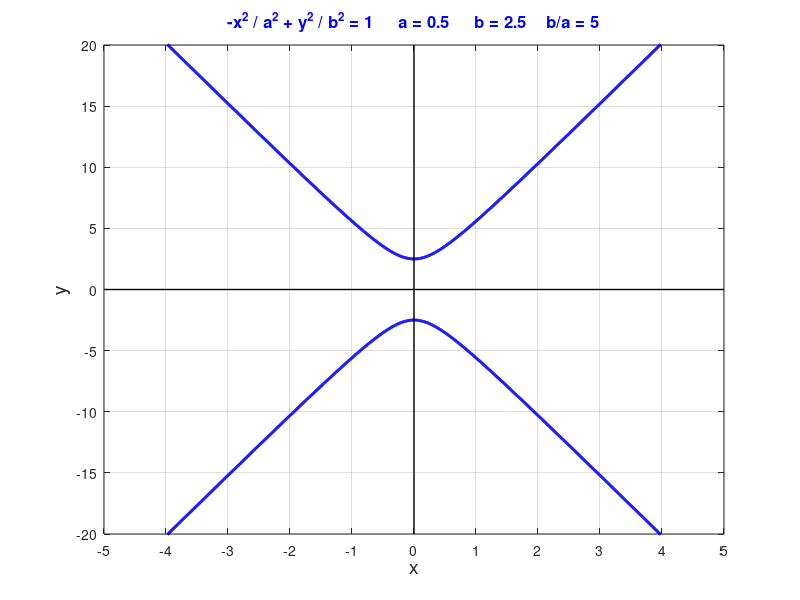

Source code (MATLAB):
%%   ellipse ===============================================================================================================
clear all
close all
clc

a = 0.5;
b = 2.5;
tMin = pi;
tMax= 2*pi;

xMax = 5; xMin = -xMax;
yMax = 20; yMin = -yMax;

N = 5597;

t = linspace(tMin,tMax,N);
x = linspace(xMin,xMax,N);
%x = a .* cos(t);
%y = b.* sin(t);
%x = a .* sec(t);
%y = b .* tan(t); 
y = b .* sqrt(x.^2 ./ a^2 + 1);


% xP = -3.8;
% yP = sqrt(b^2 - (b/a)^2 .* xP^2);
% 
% x1 = linspace(xMin,xMax,N);
% M1 = -(b/a)^2 * (xP/yP);
% B1 = yP + (b/a)^2 * (xP^2/yP);
% 
% y1 = M1 .* x1 + B1;
% 
% M2 = -1/M1;
% B2 = yP - M2 * xP;
% 
% y2 = M2.* x1 + B2;
% 
% % focal length c
%    c = sqrt(a^2-b^2);
% % eccentricity e 
%    e = c/a;
% % directrix   D
%    D = a/e; 
% % y = 0 tangent crosses X-axis
%     xtc = -B1/M1;
% % y = 0 normal crosses X-axis
%     xnc = -B2/M2;
% % angle of tangent
%     theta1 = atand(M1);
% % angle of normal
%     theta2 = atand(M2);  
% 
%     
% % distances
%    X1 = -c; Y1 = 0; X2 = xP; Y2 = yP;
%    PF1 = sqrt((X1-X2)^2 + (Y1-Y2)^2);
%    
%    X1 = c; Y1 = 0; X2 = xP; Y2 = yP;
%    PF2 = sqrt((X1-X2)^2 + (Y1-Y2)^2);
%    
%    X1 = -D; Y1 = yP; X2 = xP; Y2 = yP;   PD1 = sqrt((X1-X2)^2 + (Y1-Y2)^2);
%      
%    X1 = D; Y1 = yP; X2 = xP; Y2 = yP;
%    PD2 = sqrt((X1-X2)^2 + (Y1-Y2)^2);
%    
%  % angles
%  theta(4) = atand(M2); if theta(4) < 0, theta(4) = 180+theta(4);end;
%  theta(3) = atand((yP-0)/(xP+c));  
%  theta(1) = theta(4)-theta(3); if theta(3) < 0, theta(3) = 180+theta(3);end;
%  
%  theta(5) = atand((yP-0)/(xP-c)); if theta(5) < 0, theta(5) = 180+theta(5);end;
%  theta(2) = theta(5)-theta(4);
 
figure(1)   % ===========================================================
   fs = 14; 
   set(gcf,'units','normalized','position',[0.1 0.1 0.30 0.30]);
   set(gca,'fontsize',fs);
   
   % plot hyperbola
      X = x;   Y = y; col = 'b'; LW = 2;
      plot(X,Y,col,'lineWidth',LW);
      hold on
      X = x;   Y = -y; col = 'b'; LW = 2;
      plot(X,Y,col,'lineWidth',LW);
      X = -x;   Y = -y; col = 'b'; LW = 2;
      plot(X,Y,col,'lineWidth',LW);
      X = -x;   Y = y; col = 'b'; LW = 2;
      plot(X,Y,col,'lineWidth',LW);
   
  % plot X and Y axes
      X = [-xMax xMax];   Y = [0 0]; col = 'k'; LW = 1;
      plot(X,Y,col,'lineWidth',LW);
      X = [0 0];   Y = [-yMax yMax]; col = 'k'; LW = 1;
      plot(X,Y,col,'lineWidth',LW);
      
   grid on; box on;
   
   % LABELS
     xlabel('x','fontsize',fs); ylabel('y','fontsize',fs);
     t1 = '-x^2 / a^2 + y^2 / b^2 = 1     a = ';
     t2 = num2str(a,2);
     t3 = '     b = ';
     t4 = num2str(b,2);
     t5 = '    b/a = ';
     t6 = num2str(b/a,2);
     tm = [t1 t2 t3 t4 t5 t6]; fs = 12;
     title(tm,'color','b','fontSize',fs);
     
     
  % axis equal
    set(gca,'xLim',[xMin xMax]);
    set(gca,'yLim',[yMin yMax]);
    set(gca,'xTick',xMin:1:xMax);
    set(gca,'yTick',yMin:5:yMax);
%  
% figure(1)   % ===========================================================
%    fs = 12; LW = 1;
%    set(gcf,'units','normalized','position',[0.1 0.1 0.70 0.60]);
%    set(gca,'fontsize',fs);
%    
%    handle = subplot(1,2,1);
%    set(handle, 'OuterPosition', [0.01 0 0.5 1]) ;  
%    X = [0 100];   Y = [0 0]; col = 'k'; LW = 1;
%    plot(X,Y,col,'lineWidth',LW);
%    hold on
%    
%    
%    nD = 3;
%    
%    X = [0 100];   Y = [100 100];
%    plot(X,Y,col,'lineWidth',LW);
%    
%    X = [100 100];   Y = [100 100];
%    plot(X,Y,col,'lineWidth',LW);
%    
%    X = [100 100];   Y = [0 0];
%    plot(X,Y,col,'lineWidth',LW);
%    
%   
%   
%    X = 5; Y = 95;  tt1 = 'P(x, y) = (';  tt2 = num2str(xP,nD);
%        tt3 = ', ';  tt4 = num2str(yP,nD+2); tt5 = ')'; tt= [tt1 tt2 tt3 tt4 tt5];  text(X,Y,tt);
%   
%    
%    X =  5; Y = 90;  tt1 = 'semi-major axis   a  =  ';  tt2 = num2str(a,nD);  tt= [tt1 tt2];  text(X,Y,tt);
%    X = 55; Y = 90;  tt1 = 'major axis   2a  =  '; tt2 = num2str(2*a,nD);  tt= [tt1 tt2];  text(X,Y,tt);
%    
%    
%    X =  5; Y = 85;  tt1 = 'semi-minor axis   b  =  ';  tt2 = num2str(b,nD);  tt= [tt1 tt2];  text(X,Y,tt);
%    X = 55; Y = 85;  tt1 = 'minor axis   2b  =  ';  tt2 = num2str(2*b,nD);    tt= [tt1 tt2];  text(X,Y,tt);
%    
%    X =  5; Y = 80;  tt1 = 'focal length [OF_1  OF_2]  c  =  ';  tt2 = num2str(c,nD);  tt= [tt1 tt2];  text(X,Y,tt);
%    X = 55; Y = 80;  tt1 = 'eccentricity   e  =  ';  tt2 = num2str(e,nD);  tt= [tt1 tt2];  text(X,Y,tt);
%    
%    X =  5; Y = 75;  tt1 = 'directrices 1: x =   ';  tt2 = num2str(-D,nD);  tt= [tt1 tt2];  text(X,Y,tt);
%    X = 55; Y = 75;  tt1 = 'directrices 2: x =   ';  tt2 = num2str(D,nD);  tt= [tt1 tt2];  text(X,Y,tt);
%    
%    X =  5; Y = 70;  tt1 = 'slope tangent M_1 =   ';  tt2 = num2str(M1,nD);  tt= [tt1 tt2]; text(X,Y,tt);
%    X = 55; Y = 70;  tt1 = 'slope normal M_2 =   ';  tt2 = num2str(M2,nD); tt= [tt1 tt2]; text(X,Y,tt);
%    
%    X =  5; Y = 65;  tt1 = 'intercept tangent B_1 =   ';  tt2 = num2str(B1,nD);  tt= [tt1 tt2];  text(X,Y,tt);
%    X = 55; Y = 65;  tt1 = 'intercept normal B_2 =   ';  tt2 = num2str(B2,nD);  tt= [tt1 tt2]; text(X,Y,tt);
%    
%    X =  5; Y = 60;  tt1 = 'T  tangent cross X-axis: x = ';  tt2 = num2str(xtc,nD);  tt= [tt1 tt2];  text(X,Y,tt);
%    X = 55; Y = 60;  tt1 = 'N normal cross X-axis: x = ';  tt2 = num2str(xnc,nD);  tt= [tt1 tt2];  text(X,Y,tt);
%        
%    X =  5;  Y = 55;  tt1 = 'distances:   PF_1 = ';   tt2 = num2str(PF1,nD);   tt= [tt1 tt2];   text(X,Y,tt);
%    X = 45; Y = 55;   tt1 = 'PF_2 = ';   tt2 = num2str(PF2,nD);   tt= [tt1 tt2];   text(X,Y,tt); 
%    X = 65; Y = 55;   tt1 = 'PF_1 + PF_2 = ';   tt2 = num2str(PF1+PF2,nD);   tt= [tt1 tt2];   text(X,Y,tt); 
%   
%    X =  5; Y = 50;  tt1 = 'distances:   PF_1 = ';   tt2 = num2str(PF1,nD);   tt= [tt1 tt2];   text(X,Y,tt);
%    X = 45; Y = 50;  tt1 = 'PD_1 = ';   tt2 = num2str(PD1,nD);   tt= [tt1 tt2];   text(X,Y,tt); 
%    X = 65; Y = 50;  tt1 = 'PF_1 / PD_1 = ';   tt2 = num2str(PF1/PD1,nD);   tt= [tt1 tt2];   text(X,Y,tt); 
%    
%    X =  5; Y = 45;  tt1 = 'distances:   PF_2 = ';   tt2 = num2str(PF2,nD);   tt= [tt1 tt2];   text(X,Y,tt);
%    X = 45; Y = 45;  tt1 = 'PD_2 = ';   tt2 = num2str(PD2,nD);   tt= [tt1 tt2];   text(X,Y,tt); 
%    X = 65; Y = 45;  tt1 = 'PF_2 / PD_2 = ';   tt2 = num2str(PF2/PD2,nD);   tt= [tt1 tt2];   text(X,Y,tt); 
%    
%    X =  5; Y = 40;  tt1 = 'angles:';   tt2 = '   \theta_1 = NPF_1   \theta_2 = NPF_2   ';   tt= [tt1 tt2];   text(X,Y,tt); 
%    X =  5; Y = 35;  tt1 = 'angles:';   tt2 = '   \theta_3 = NF_1P   \theta_4 = PNF_2   \theta_5 = PF_2T   ';   tt= [tt1 tt2];   text(X,Y,tt); 
%    X =  5; Y = 30;  tt1 = 'angles:';   tt2 = '   \theta_1 = \theta_4 - \theta_3       \theta_2 = \theta_5 - \theta_4     ';   tt= [tt1 tt2];   text(X,Y,tt); 
%    
%   X = 5; Y = 25;  tt1 = 'angle [degrees]   \theta_4 = ';   tt2 = num2str(theta(4),nD);   tt= [tt1 tt2];   text(X,Y,tt);
%   X =  45; Y = 25;  tt1 = '     \theta_3 = ';   tt2 = num2str(theta(3),nD);   tt= [tt1 tt2];   text(X,Y,tt);
%   X =  65; Y = 25;  tt1 = '     \theta_1 = ';   tt2 = num2str(theta(1),nD);   tt= [tt1 tt2];   text(X,Y,tt); 
%   
%    X = 5; Y = 20;  tt1 = 'angle [degrees]   \theta_4 = ';   tt2 = num2str(theta(4),nD);   tt= [tt1 tt2];   text(X,Y,tt);
%   X =  45; Y = 20;  tt1 = '     \theta_5 = ';   tt2 = num2str(theta(5),nD);   tt= [tt1 tt2];   text(X,Y,tt);
%   X =  65; Y = 20;  tt1 = '     \theta_2 = ';   tt2 = num2str(theta(2),nD);   tt= [tt1 tt2];   text(X,Y,tt); 
%   
%   axis off
%    
%    subplot(1,2,2); % ======================================================
%       tx = 'x';  ty = 'y'; 
%    
%   % ellipse
%       X = x;   Y = y; col = 'b'; LW = 2;
%       plot(X,Y,col,'lineWidth',LW);
%       hold on
%   % tangent 
%      X = x1; Y = y1; col = 'r'; LW = 1.5;
%      plot(X,Y,col,'lineWidth',LW);
%   
%   % normal
%       X = x1; Y = y2; col = 'm'; LW = 1.5;
%       plot(X,Y,col,'lineWidth',LW);
%   
%   % focal points 
%       X = [-c c]; Y = [0 0]; col = 'r';
%       h_plot = plot(X,Y,'o');
%       set(h_plot,'MarkerEdgeColor',col,'MarkerFaceColor',col,'MarkerSize',5);
%       
%  % directrix P T N O points     
%       X = [-D D xP xtc xnc 0]; Y = [yP yP yP 0 0 0]; col = 'k';
%       h_plot = plot(X,Y,'o');
%       set(h_plot,'MarkerEdgeColor',col,'MarkerFaceColor',col,'MarkerSize',4); 
%  
%  
%   % Line FP
%    X = [-c xP c]; Y = [0 yP 0]; col = 'k'; LW = 1;
%      plot(X,Y,col,'lineWidth',LW);
%   
%   % Directrix
%     X = [-D -D]; Y = [yMin yMax]; col = 'b'; LW = 1;
%     plot(X,Y,col,'lineWidth',LW);
%     X = [D D]; Y = [yMin yMax]; col = 'b'; LW = 1;
%     plot(X,Y,col,'lineWidth',LW); 
%  
%   % line D1 D2
%   X = [-D D]; Y = [yP yP]; col = 'k'; LW = 0.3;
%     plot(X,Y,col,'lineWidth',LW); 
%   
%     
%   % F1 F2 P D T N
%   X = -c-0.3; Y = -0.8; L = 'F_1'; text(X,Y,L);
%   X = c-0.4; Y = -0.8; L = 'F_2';  text(X,Y,L);
%   X = 4.5; Y = 2; L = 'P';         text(X,Y,L);
%   X = 6.5; Y = 0.5; L = 'T';       text(X,Y,L);
%   X = 2; Y = 0.5; L = 'N';         text(X,Y,L);
%   X = -D-1.1; Y = yP; L = 'D_1';   text(X,Y,L);
%   X = D+0.5;  Y = yP; L = 'D_2';   text(X,Y,L);
%   X = 0;  Y = -0.5; L = 'O';       text(X,Y,L);
%   X = -3.5;  Y = 9; L = 'tangent';   text(X,Y,L,'color','r');
%   X = -3.5;  Y = -9; L = 'normal';   text(X,Y,L,'color','m');
%   
%   xlabel(tx); ylabel(ty);
%     
%    
%  
%   % axis equal
% % ax = gca;
%  
%   axis equal
% %  set(gca,'YMinorGrid','on');
% %  set(gca,'MinorGridAlpha', 0.5);
% %  set(gca,'MinorGridLineStyle','-');
% %  set(gca,'MinorGridColor',[0.8 0.8 0.8]);
% %  set(gca,'GridColor','k');
%  %set(gca,'YMinorGrid','on');
% %set(gca,'xTick',xMin:5:xMax);
%  
%  %ax.XTick = [-6*pi/6,-5*pi/6,-4*pi/6,-3*pi/6, -2*pi/6, -pi/6,0,pi/6,2*pi/6,3*pi/6,4*pi/6,5*pi/6,6*pi/6];
%  %ax.XTickLabel = {'-\pi','','-2\pi/3','','-\pi/3','','0','','\pi/3','','2\pi/3','','\pi'}; 
%  %ax.xLim = [-pi, pi];
%  %ax.XTickLabel = {'-3\pi','-2\pi','-\pi','0','\pi','2\pi','3\pi'};
% %legend('|x-3|','|x - 5|','|x-3|+|x-5|', 'y = 10');
%    
% set(gca,'xLim',[xMin xMax]);
% set(gca,'yLim',[yMin yMax]);
% set(gca,'xTick',xMin:2:xMax);
% grid on; box on;
%       
